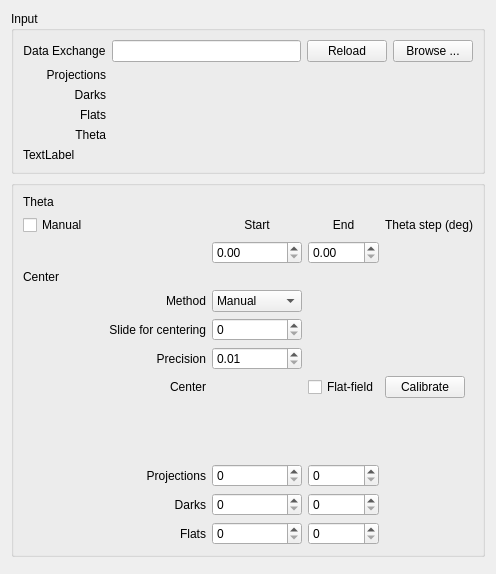
      <widget class="QWidget" name="tab_widgetPage2_2">
       <attribute name="title">
        <string>Calibrate</string>
       </attribute>
       <layout class="QVBoxLayout" name="verticalLayout_6">
        <item>
         <layout class="QVBoxLayout" name="verticalLayout_13">
          <item>
           <widget class="QGroupBox" name="groupBox">
            <property name="sizePolicy">
             <sizepolicy hsizetype="Preferred" vsizetype="Minimum">
              <horstretch>0</horstretch>
              <verstretch>0</verstretch>
             </sizepolicy>
            </property>
            <property name="title">
             <string>Input</string>
            </property>
            <layout class="QVBoxLayout" name="verticalLayout_11">
             <item>
              <layout class="QGridLayout" name="gridLayout_5" rowstretch="0,0,0,0,0,0">
               <item row="2" column="1">
                <widget class="QLabel" name="label_14">
                 <property name="text">
                  <string>Darks</string>
                 </property>
                 <property name="alignment">
                  <set>Qt::AlignRight|Qt::AlignTrailing|Qt::AlignVCenter</set>
                 </property>
                </widget>
               </item>
               <item row="1" column="1">
                <widget class="QLabel" name="label_12">
                 <property name="text">
                  <string>Projections</string>
                 </property>
                 <property name="alignment">
                  <set>Qt::AlignRight|Qt::AlignTrailing|Qt::AlignVCenter</set>
                 </property>
                </widget>
               </item>
               <item row="3" column="1">
                <widget class="QLabel" name="label_15">
                 <property name="text">
                  <string>Flats</string>
                 </property>
                 <property name="alignment">
                  <set>Qt::AlignRight|Qt::AlignTrailing|Qt::AlignVCenter</set>
                 </property>
                </widget>
               </item>
               <item row="0" column="2">
                <widget class="QLineEdit" name="dx_file_name_line"/>
               </item>
               <item row="0" column="1">
                <widget class="QLabel" name="dx_label">
                 <property name="text">
                  <string>Data Exchange</string>
                 </property>
                 <property name="alignment">
                  <set>Qt::AlignCenter</set>
                 </property>
                </widget>
               </item>
               <item row="0" column="4">
                <widget class="QPushButton" name="dx_file_select">
                 <property name="text">
                  <string>Browse ...</string>
                 </property>
                </widget>
               </item>
               <item row="0" column="3">
                <widget class="QPushButton" name="dx_file_load">
                 <property name="text">
                  <string>Reload</string>
                 </property>
                </widget>
               </item>
               <item row="4" column="1">
                <widget class="QLabel" name="label_16">
                 <property name="text">
                  <string>Theta</string>
                 </property>
                 <property name="alignment">
                  <set>Qt::AlignRight|Qt::AlignTrailing|Qt::AlignVCenter</set>
                 </property>
                </widget>
               </item>
               <item row="1" column="2">
                <widget class="QLabel" name="label_data_size">
                 <property name="text">
                  <string/>
                 </property>
                </widget>
               </item>
               <item row="2" column="2">
                <widget class="QLabel" name="label_data_dark_size">
                 <property name="text">
                  <string/>
                 </property>
                </widget>
               </item>
               <item row="3" column="2">
                <widget class="QLabel" name="label_data_white_size">
                 <property name="text">
                  <string/>
                 </property>
                </widget>
               </item>
               <item row="4" column="2">
                <widget class="QLabel" name="label_theta_size">
                 <property name="text">
                  <string/>
                 </property>
                 <property name="alignment">
                  <set>Qt::AlignLeading|Qt::AlignLeft|Qt::AlignVCenter</set>
                 </property>
                </widget>
               </item>
              </layout>
             </item>
             <item>
              <widget class="QLabel" name="label_9">
               <property name="text">
                <string>TextLabel</string>
               </property>
              </widget>
             </item>
            </layout>
           </widget>
          </item>
          <item>
           <widget class="QGroupBox" name="groupBox_2">
            <property name="title">
             <string/>
            </property>
            <layout class="QVBoxLayout" name="verticalLayout_12">
             <item>
              <widget class="QLabel" name="label_18">
               <property name="text">
                <string>Theta</string>
               </property>
              </widget>
             </item>
             <item>
              <layout class="QGridLayout" name="gridLayout_6">
               <item row="7" column="1">
                <widget class="QLabel" name="slice_center_label">
                 <property name="text">
                  <string>Slide for centering</string>
                 </property>
                 <property name="alignment">
                  <set>Qt::AlignRight|Qt::AlignTrailing|Qt::AlignVCenter</set>
                 </property>
                </widget>
               </item>
               <item row="6" column="1">
                <widget class="QLabel" name="center_label">
                 <property name="text">
                  <string>Method</string>
                 </property>
                 <property name="alignment">
                  <set>Qt::AlignRight|Qt::AlignTrailing|Qt::AlignVCenter</set>
                 </property>
                </widget>
               </item>
               <item row="5" column="0">
                <widget class="QLabel" name="label_20">
                 <property name="text">
                  <string>Center</string>
                 </property>
                </widget>
               </item>
               <item row="1" column="2">
                <widget class="QDoubleSpinBox" name="theta_start">
                 <property name="decimals">
                  <number>2</number>
                 </property>
                 <property name="maximum">
                  <double>360.000000000000000</double>
                 </property>
                 <property name="singleStep">
                  <double>0.100000000000000</double>
                 </property>
                </widget>
               </item>
               <item row="7" column="2">
                <widget class="QSpinBox" name="slice_center">
                 <property name="maximum">
                  <number>4096</number>
                 </property>
                </widget>
               </item>
               <item row="6" column="2">
                <widget class="QComboBox" name="center_method_box">
                 <item>
                  <property name="text">
                   <string>Manual</string>
                  </property>
                 </item>
                 <item>
                  <property name="text">
                   <string>Entropy</string>
                  </property>
                 </item>
                 <item>
                  <property name="text">
                   <string>Vo</string>
                  </property>
                 </item>
                 <item>
                  <property name="text">
                   <string>Correlation</string>
                  </property>
                 </item>
                </widget>
               </item>
               <item row="14" column="3">
                <widget class="QSpinBox" name="data_dark_end"/>
               </item>
               <item row="12" column="4">
                <spacer name="horizontalSpacer_3">
                 <property name="orientation">
                  <enum>Qt::Horizontal</enum>
                 </property>
                 <property name="sizeHint" stdset="0">
                  <size>
                   <width>40</width>
                   <height>20</height>
                  </size>
                 </property>
                </spacer>
               </item>
               <item row="15" column="2">
                <widget class="QSpinBox" name="data_white_start"/>
               </item>
               <item row="13" column="2">
                <widget class="QSpinBox" name="data_start"/>
               </item>
               <item row="15" column="3">
                <widget class="QSpinBox" name="data_white_end"/>
               </item>
               <item row="13" column="3">
                <widget class="QSpinBox" name="data_end"/>
               </item>
               <item row="14" column="2">
                <widget class="QSpinBox" name="data_dark_start"/>
               </item>
               <item row="0" column="4">
                <widget class="QLabel" name="theta_step_label">
                 <property name="text">
                  <string>Theta step (deg)</string>
                 </property>
                 <property name="alignment">
                  <set>Qt::AlignCenter</set>
                 </property>
                </widget>
               </item>
               <item row="8" column="1">
                <widget class="QLabel" name="label_11">
                 <property name="text">
                  <string>Precision</string>
                 </property>
                 <property name="alignment">
                  <set>Qt::AlignRight|Qt::AlignTrailing|Qt::AlignVCenter</set>
                 </property>
                </widget>
               </item>
               <item row="1" column="4">
                <widget class="QLabel" name="theta_step">
                 <property name="text">
                  <string/>
                 </property>
                 <property name="alignment">
                  <set>Qt::AlignCenter</set>
                 </property>
                </widget>
               </item>
               <item row="1" column="3">
                <widget class="QDoubleSpinBox" name="theta_end">
                 <property name="decimals">
                  <number>2</number>
                 </property>
                 <property name="maximum">
                  <double>360.000000000000000</double>
                 </property>
                 <property name="singleStep">
                  <double>0.100000000000000</double>
                 </property>
                </widget>
               </item>
               <item row="9" column="2">
                <widget class="QLabel" name="axis_num">
                 <property name="sizePolicy">
                  <sizepolicy hsizetype="Expanding" vsizetype="Fixed">
                   <horstretch>0</horstretch>
                   <verstretch>0</verstretch>
                  </sizepolicy>
                 </property>
                 <property name="font">
                  <font>
                   <weight>75</weight>
                   <bold>true</bold>
                  </font>
                 </property>
                 <property name="text">
                  <string/>
                 </property>
                </widget>
               </item>
               <item row="9" column="1">
                <widget class="QLabel" name="label_8">
                 <property name="sizePolicy">
                  <sizepolicy hsizetype="Preferred" vsizetype="Preferred">
                   <horstretch>0</horstretch>
                   <verstretch>0</verstretch>
                  </sizepolicy>
                 </property>
                 <property name="minimumSize">
                  <size>
                   <width>112</width>
                   <height>0</height>
                  </size>
                 </property>
                 <property name="text">
                  <string>Center</string>
                 </property>
                 <property name="alignment">
                  <set>Qt::AlignRight|Qt::AlignTrailing|Qt::AlignVCenter</set>
                 </property>
                </widget>
               </item>
               <item row="8" column="2">
                <widget class="QDoubleSpinBox" name="doubleSpinBox_4">
                 <property name="minimum">
                  <double>0.010000000000000</double>
                 </property>
                 <property name="maximum">
                  <double>1.000000000000000</double>
                 </property>
                </widget>
               </item>
               <item row="10" column="2">
                <spacer name="verticalSpacer">
                 <property name="orientation">
                  <enum>Qt::Vertical</enum>
                 </property>
                 <property name="sizeHint" stdset="0">
                  <size>
                   <width>20</width>
                   <height>40</height>
                  </size>
                 </property>
                </spacer>
               </item>
               <item row="13" column="1">
                <widget class="QLabel" name="label_4">
                 <property name="text">
                  <string>Projections</string>
                 </property>
                 <property name="alignment">
                  <set>Qt::AlignRight|Qt::AlignTrailing|Qt::AlignVCenter</set>
                 </property>
                </widget>
               </item>
               <item row="14" column="1">
                <widget class="QLabel" name="label_5">
                 <property name="text">
                  <string>Darks</string>
                 </property>
                 <property name="alignment">
                  <set>Qt::AlignRight|Qt::AlignTrailing|Qt::AlignVCenter</set>
                 </property>
                </widget>
               </item>
               <item row="15" column="1">
                <widget class="QLabel" name="label_7">
                 <property name="text">
                  <string>Flats</string>
                 </property>
                 <property name="alignment">
                  <set>Qt::AlignRight|Qt::AlignTrailing|Qt::AlignVCenter</set>
                 </property>
                </widget>
               </item>
               <item row="0" column="0">
                <widget class="QCheckBox" name="manual_box">
                 <property name="text">
                  <string>Manual</string>
                 </property>
                </widget>
               </item>
               <item row="0" column="2">
                <widget class="QLabel" name="data_start_label">
                 <property name="text">
                  <string>Start</string>
                 </property>
                 <property name="alignment">
                  <set>Qt::AlignCenter</set>
                 </property>
                </widget>
               </item>
               <item row="0" column="3">
                <widget class="QLabel" name="data_end_label">
                 <property name="text">
                  <string>End</string>
                 </property>
                 <property name="alignment">
                  <set>Qt::AlignCenter</set>
                 </property>
                </widget>
               </item>
               <item row="9" column="4">
                <widget class="QPushButton" name="calibrate_dx">
                 <property name="sizePolicy">
                  <sizepolicy hsizetype="Fixed" vsizetype="Fixed">
                   <horstretch>0</horstretch>
                   <verstretch>0</verstretch>
                  </sizepolicy>
                 </property>
                 <property name="text">
                  <string>Calibrate</string>
                 </property>
                </widget>
               </item>
               <item row="9" column="3">
                <widget class="QCheckBox" name="ffc_box">
                 <property name="text">
                  <string>Flat-field</string>
                 </property>
                </widget>
               </item>
              </layout>
             </item>
            </layout>
           </widget>
          </item>
         </layout>
        </item>
        <item>
         <layout class="QVBoxLayout" name="overlap_layout">
          <item>
           <widget class="QWidget" name="axis_view_widget" native="true">
            <property name="sizePolicy">
             <sizepolicy hsizetype="Expanding" vsizetype="Expanding">
              <horstretch>0</horstretch>
              <verstretch>0</verstretch>
             </sizepolicy>
            </property>
            <layout class="QGridLayout" name="gridLayout_11">
             <property name="leftMargin">
              <number>0</number>
             </property>
             <property name="topMargin">
              <number>0</number>
             </property>
             <property name="rightMargin">
              <number>0</number>
             </property>
             <property name="bottomMargin">
              <number>0</number>
             </property>
             <property name="spacing">
              <number>0</number>
             </property>
            </layout>
           </widget>
          </item>
         </layout>
        </item>
       </layout>
      </widget>
